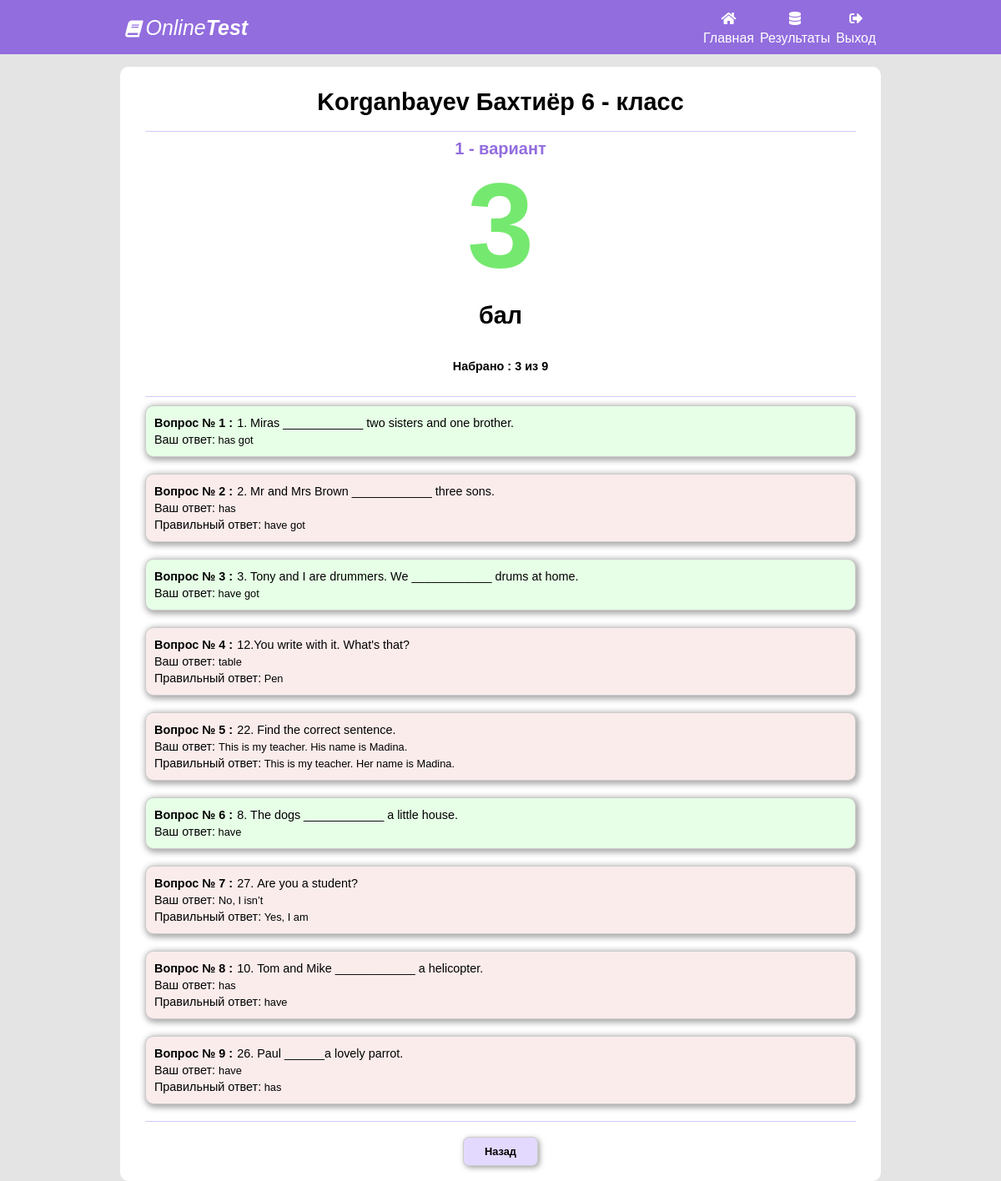
The app's page /analize/66 (signed in) with its own data.
### main/models.py (models this page shows, shortened)
class UserTestItem(models.Model):
    title = models.CharField(max_length=200, blank=True)
    test = models.ForeignKey(Test, on_delete=models.CASCADE, default="")
    user = models.ForeignKey(User, on_delete=models.CASCADE, default="")
    start_date = models.DateTimeField()
    stop_date = models.DateTimeField()
    ball = models.IntegerField(default=0)
    count_question = models.IntegerField(default=0)
    true_question = models.IntegerField(default=0)

class User(models.Model):
    first_name = models.CharField(max_length=300)
    last_name = models.CharField(max_length=300)
    clas = models.ForeignKey(Class, on_delete=models.CASCADE)
    ball = models.IntegerField(default=0)
    rating = models.IntegerField(default=0)

class Class(models.Model):
    title = models.CharField(max_length=300)

class Test(models.Model):
    title = models.CharField(max_length=300, blank=True, default="")
    subject = models.ForeignKey(Subject, on_delete=models.CASCADE)
    clas = models.ForeignKey(Class, on_delete=models.CASCADE)
    start_time = models.DateTimeField()
    stop_time = models.DateTimeField()
    limit = models.IntegerField(default=40)
    description = models.TextField()

class UserTestItemVariant(models.Model):
    user_test_item = models.ForeignKey(UserTestItem, on_delete=models.CASCADE)
    test_item = models.ForeignKey(TestItem, on_delete=models.CASCADE)
    user_variant = models.IntegerField(default=0)
    correct_variant = models.IntegerField(default=0)
    ball = models.IntegerField(default=0)

class TestItem(models.Model):
    test = models.ForeignKey(Test, on_delete=models.CASCADE)
    question = models.TextField()
    answer_1 = models.TextField()
    answer_2 = models.TextField()
    answer_3 = models.TextField()
    answer_4 = models.TextField()
    answer_5 = models.TextField()
    correct_answer = models.IntegerField()

### main/views.py (the view)
# urls.py: path('analize/<int:test_id>', analizeHandler),
def analizeHandler(request, test_id):
    test_info = None
    test_id = test_id
    test_user_item_variants = []
    if not request.user.is_authenticated:
        tests = []
        current_user = request.session.get('user_id', None)
        if current_user:
            current_user = User.objects.get(id=int(current_user))
            if current_user:
                test_info = UserTestItem.objects.filter(user__id=int(current_user.id)).filter(id=test_id)
                if test_info:
                    test_info = test_info[0]
    else:
        test_info = UserTestItem.objects.get(id=test_id)
    if test_info:
        test_user_item_variants = UserTestItemVariant.objects.filter(user_test_item__id = test_id)
    return render(request, 'analize.html', {'test_user_item_variants':test_user_item_variants, 'test_info':test_info})

### templates/analize.html (shortened to what this page needs)
<!DOCTYPE html>
<html>
<head>
	<link rel="stylesheet" type="text/css" href="/static/style2.css">
	<link rel="stylesheet" href="https://use.fontawesome.com/releases/v5.6.1/css/all.css"
>
</head>
<body>
<div class="body">
<div class="nav">
	<div class="nav-bar">
	<div class="head-left" style="font-style:italic;">
		<i class="fa fa-book" style="font-style:italic; font-size:20px;"></i>	Online<b>Test</b>
	</div>
	<div class="head-right">
		<div class="alla">
			<a href="/" class="nav-link">
				<i class="fas fa-home"></i>
				<span>Главная</span>
			</a>
		</div>
		<div class="alla">
			<a href="/results" class="nav-link">
				<i class="fas fa-database"></i>
				<span>Результаты</span>
			</a>
		</div>
		<div class="alla">
			<a href="/davay" class="nav-link">
				<i class="fas fa-sign-out-alt"></i>
				<span>Выход</span>
			</a>
		</div>
	</div>
	</div>
</div>
<div class="container">
	<div class="left-container"><br>
		{% if test_info %}
		<h1>{{ test_info.user.last_name }} {{ test_info.user.first_name }} {{ test_info.user.clas.title }}</h1>
		<hr class="hr-2">
		<center class="subject-1">
			{{ test_info.test.title }}
		</center>
		<div class="ball">
			{{ test_info.ball }}<br>
			<h1>бал</h1>
		</div>
		<br>
		<div class="count" style="text-align: center;margin: 0">Набрано : {{ test_info.ball }} из {{ test_info.count_question }}</div>
		<br>
		<hr class="hr-2">
		{% for ti in test_user_item_variants %}
		<div class="answer-list {% if ti.user_variant == ti.correct_variant %} bg-gren {% else %} bg-red {% endif %} ">
			<span class="question-1">Вопрос № {{ forloop.counter }} :</span><span class="question-2">{{ ti.test_item.question }}</span><br>
			{% if ti.user_variant != ti.correct_variant %}
			<span class="question-2">Ваш ответ: </span>
			{% if ti.user_variant == 1 %} {{ ti.test_item.answer_1 }} {% endif %}
			{% if ti.user_variant == 2 %} {{ ti.test_item.answer_2 }} {% endif %}
			<br>
			<span class="question-2">Правильный ответ:</span>
			{% if ti.correct_variant == 1 %} {{ ti.test_item.answer_1 }} {% endif %}
			{% if ti.correct_variant == 3 %} {{ ti.test_item.answer_3 }} {% endif %}
			{% if ti.correct_variant == 4 %} {{ ti.test_item.answer_4 }} {% endif %}
			{% if ti.correct_variant == 5 %} {{ ti.test_item.answer_5 }} {% endif %}
			<br>
			{% else %}
			<span class="question-2">Ваш ответ:</span>
			{% if ti.user_variant == 1 %} {{ ti.test_item.answer_1 }} {% endif %}
			{% if ti.user_variant == 2 %} {{ ti.test_item.answer_2 }} {% endif %}
			{% if ti.user_variant == 3 %} {{ ti.test_item.answer_3 }} {% endif %}
			<br>
			{% endif %}
		</div>
		{% endfor %}
		<hr class="hr-2">
		<div class="nav-button">
			<a style="text-decoration:none;" href="/results"><input type="button" id="prev" class="input-button" name="prev-button" value="Назад"></a>
		</div><br>
		{% endif %}
	</div>
</div>
</div>
</body>
</html>

### static/style2.css (style rules this page uses)
body , a , li , div , p , span , ul { margin: 0 auto; padding: 0px; }
a { text-decoration:none; }
.body { background-color: #d5d5d566; }
.nav a { top:-10px; color:#fff; font-size:16px; display:grid; }
.nav-bar { width: 75%; }
.alla { display:inline-block; }
.head-left { display:inline-block; margin-top: 8px; }
.head-right { display:inline-block; float: right; text-align: center; margin-top: 4px; }
.nav { width: 100%; line-height:2; font-size: 25px; color: white; height: 65px; background-color: #926dde; }
.nav-link { position:relative; }
.container { margin-right: 30px; margin-top: 15px; margin-left: 30px; }
.left-container { width: 80%; background-color: white; border-radius: 10px ; }
.left-container h1 { font-family: "Segoe UI Semilight",Tahoma,Helvetica,Sans-Serif; color: #000; text-align: center; font-size: 1.8rem; font-style: normal; padding: 0 0 0; line-height: 100%; margin: 10px 30px 20px 30px; }
.hr-2 { border:none; height: 1px; margin:10px 30px 10px 30px; background-color: #d4c8fe; }
input { -webkit-writing-mode: horizontal-tb !important; text-rendering: auto; color: -internal-light-dark(black, white); letter-spacing: normal; word-spacing: normal; text-transform: none; text-indent: 0px; text-shadow: none; display: inline-block; text-align: start; appearance: textfield; background-color: -internal-light-dark(rgb(255, 255, 255), rgb(59, 59, 59)); -webkit-rtl-ordering: logical; cursor: text; margin: 0em; font: 400 13.3333px Arial; padding: 1px 2px; border-width: 2px; border-style: inset; border-color: -internal-light-dark(rgb(118, 118, 118), rgb(133, 133, 133)); border-image: initial; background-color: initial; cursor: default; appearance: auto; box-sizing: border-box; margin: 0 0 10px 30px; padding: initial; border: initial; }
.nav-button { float: inherit; text-align: center; }
.input-button { text-align: center; border: 1px solid #ccc; border-radius: 7px; font-family: "Segoe UI Regular",Tahoma,Helvetica,Sans-Serif; border-radius: 7px; color: #000; padding: 6px; font-size: 18px; background: #e3d9fe; width: 150px; margin-right: 0; display: block; cursor: pointer; -moz-transition: all .1s 10ms ease-in; -o-transition: all .1s 10ms ease-in; -webkit-transition: all .1s 10ms ease-in; -webkit-box-shadow: 2px 2px 6px 0 rgb(133 133 133 / 77%); -moz-box-shadow: 2px 2px 6px 0 rgba(133,133,133,.77); box-shadow: 2px 2px 6px 0 rgb(133 133 133 / 77%); }
#prev , #next { display: inline; padding: 7px; width: auto; min-width: 90px; margin: 8px 5px 0; font-weight: 600; font-size: 0.8rem; line-height: 1.2rem; }
.count { margin: 0 0 10px 30px; font-weight: 600; font-size: 0.9rem; }
body { background-color: #d5d5d566; font-family: sans-serif; font-weight: 100; }
.bg-red { background-color: #fbecec; }
.bg-gren { background-color: #e6ffe6; }
.answer-list { padding: 10px 5px; margin:0 30px 20px 30px; font-size: 0.8rem; border: 1px solid #ccc; -webkit-border-radius: 10px; -moz-border-radius: 10px; border-radius: 10px; -webkit-box-shadow: 2px 2px 7px 2px rgb(171 169 171); -moz-box-shadow: 2px 2px 7px 2px rgba(171,169,171,1); box-shadow: 2px 2px 7px 2px rgb(171 169 171); }
.subject-1 { color: #926dde; font-size: 20px; line-height: 20px; font-weight: 600; }
.fas { color:#fff; font-size:16px; }
.question-1 { color: #000; line-height: 20px; font-size: 0.9rem; font-weight: 600; margin: 10px 0 5px; margin: 0 0 20px 5px; }
.question-2 { color: #000; line-height: 20px; font-size: 0.9rem; margin: 10px 0 5px; margin: 0 0 20px 5px; }
.ball { text-align: center; font-weight: 600; font-size: 9rem; color: #75e96f; }

### records on screen
UserTestItem: user.last_name "Korganbayev", user.first_name "Бахтиёр", user.clas "6 - класс", test "1 - вариант", ball "3", count_question "9"
UserTestItemVariant: test_item.question "1. Miras ____________ two sisters and one brother.", test_item.answer_1 "has got"
UserTestItemVariant: test_item.question "2. Mr and Mrs Brown ____________ three sons.", test_item.answer_2 "has", test_item.answer_5 "have got"
UserTestItemVariant: test_item.question "3. Tony and I are drummers. We ____________ drums at home.", test_item.answer_2 "have got"
UserTestItemVariant: test_item.question "12.You write with it. What's that?", test_item.answer_2 "table", test_item.answer_3 "Pen"
UserTestItemVariant: test_item.question "22. Find the correct sentence.", test_item.answer_2 "This is my teacher. His name is Madina.", test_item.answer_1 "This is my teacher. Her name is Madina."
UserTestItemVariant: test_item.question "8. The dogs ____________ a little house.", test_item.answer_3 "have"
UserTestItemVariant: test_item.question "27. Are you a student?", test_item.answer_2 "No, I isn’t", test_item.answer_4 "Yes, I am"
UserTestItemVariant: test_item.question "10. Tom and Mike ____________ a helicopter.", test_item.answer_2 "has", test_item.answer_4 "have"
UserTestItemVariant: test_item.question "26. Paul ______a lovely parrot.", test_item.answer_1 "have", test_item.answer_5 "has"
